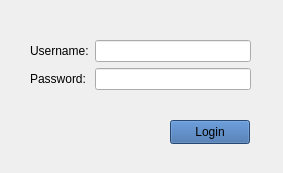
<?xml version="1.0" encoding="UTF-8"?>
<ui version="4.0">
 <class>Login_form</class>
 <widget class="QWidget" name="Login_form">
  <property name="geometry">
   <rect>
    <x>0</x>
    <y>0</y>
    <width>283</width>
    <height>173</height>
   </rect>
  </property>
  <property name="windowTitle">
   <string>Form</string>
  </property>
  <widget class="QWidget" name="formLayoutWidget">
   <property name="geometry">
    <rect>
     <x>30</x>
     <y>40</y>
     <width>221</width>
     <height>61</height>
    </rect>
   </property>
   <layout class="QFormLayout" name="formLayout">
    <item row="0" column="0">
     <widget class="QLabel" name="label">
      <property name="text">
       <string>Username:</string>
      </property>
     </widget>
    </item>
    <item row="1" column="0">
     <widget class="QLabel" name="label_2">
      <property name="text">
       <string>Password:</string>
      </property>
     </widget>
    </item>
    <item row="0" column="1">
     <widget class="QLineEdit" name="User"/>
    </item>
    <item row="1" column="1">
     <widget class="QLineEdit" name="Pass"/>
    </item>
   </layout>
  </widget>
  <widget class="QPushButton" name="Login">
   <property name="geometry">
    <rect>
     <x>170</x>
     <y>120</y>
     <width>80</width>
     <height>24</height>
    </rect>
   </property>
   <property name="styleSheet">
    <string notr="true">#Login {
background:rgb(52, 101, 164);

}

#Login:hover{
background:rgb(114, 159, 207);
}</string>
   </property>
   <property name="text">
    <string>Login</string>
   </property>
  </widget>
 </widget>
 <resources/>
 <connections/>
</ui>
